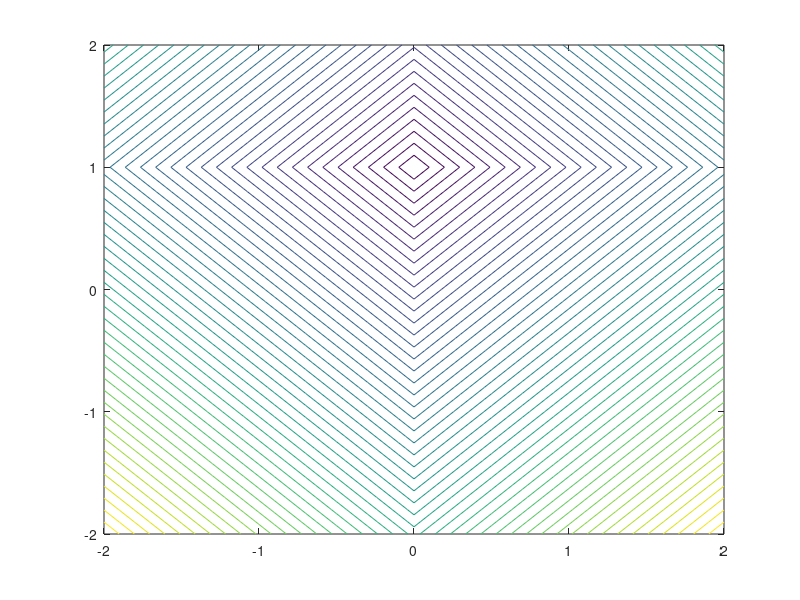

This figure's MATLAB source: (Note: this script raises an error after producing the figure.)
%f = (@(X) (exp(X(1,:)-1) + exp(1-X(2,:)) + (X(1,:) - X(2,:)).^2));

%f = (@(X) (sin(0.5*X(1,:).^2 - 0.25 * X(2,:).^2 + 3) .* cos(2*X(1,:) + 1 - exp(X(2,:))) ))
%f = (@(X) (1-X(1,:)).^2 + 100 * (X(2,:) - X(1,:).^2).^2);
f = (@(X) (abs(X(1,:)) + abs(X(2,:)-1)));
plot_type = 0;
[X, Y] = meshgrid([-2:0.1:2]);
XX = [reshape(X, 1, numel(X)); reshape(Y, 1, numel(Y))];
%surf(X, Y, reshape(f(XX), length(X), length(X)))
contour(X, Y, reshape(f(XX), length(X), length(X)), 50)

hold on;


x0 = [-1; -1];
[x, v, h] = lbfgs(f, x0, 2)

% plot step
for i=2:length(h)
    tmp1 = h(:,i-1);
    tmp2 = h(:,i);
    if plot_type == 0
        quiver(tmp1(1),tmp1(2),tmp2(1)-tmp1(1),tmp2(2)-tmp1(2), 0, 'r','LineWidth',2)   
    else
        quiver3(tmp1(1),tmp1(2),(f(tmp1) + 0.5)*1.1, tmp2(1)-tmp1(1),tmp2(2)-tmp1(2), (f(tmp2) - f(tmp1))*1.1 , 0, 'r','LineWidth',3)   
    end
end


[x, v, h] = bfgs(f, x0)

% plot step
for i=2:length(h)
    tmp1 = h(:,i-1);
    tmp2 = h(:,i);
    if plot_type == 0
        quiver(tmp1(1),tmp1(2),tmp2(1)-tmp1(1),tmp2(2)-tmp1(2), 0, 'g','LineWidth',2)   
    else
        quiver3(tmp1(1),tmp1(2),(f(tmp1) + 0.5)*1.1, tmp2(1)-tmp1(1),tmp2(2)-tmp1(2), (f(tmp2) - f(tmp1))*1.1 , 0, 'r','LineWidth',3)   
    end
end